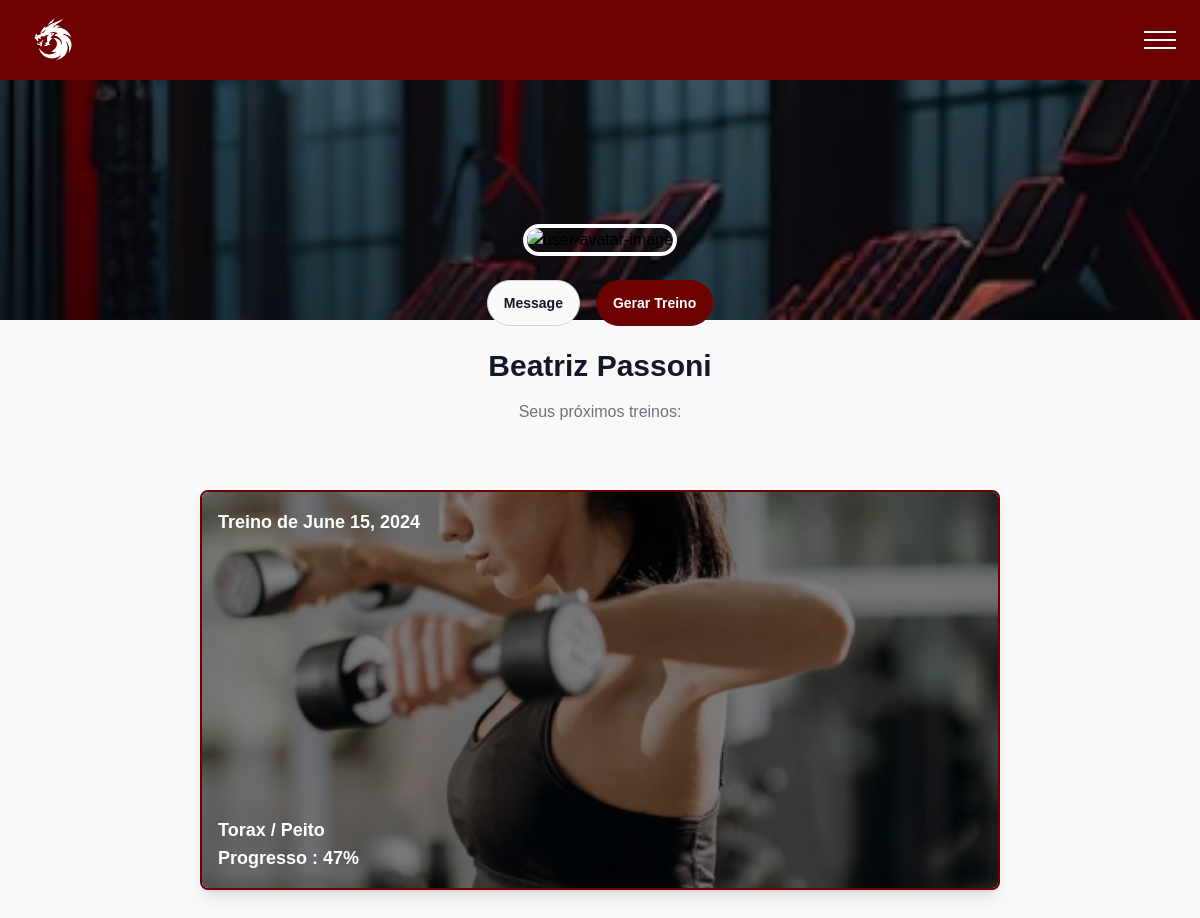
The page /user/default/ (signed in) on the database as committed earlier.
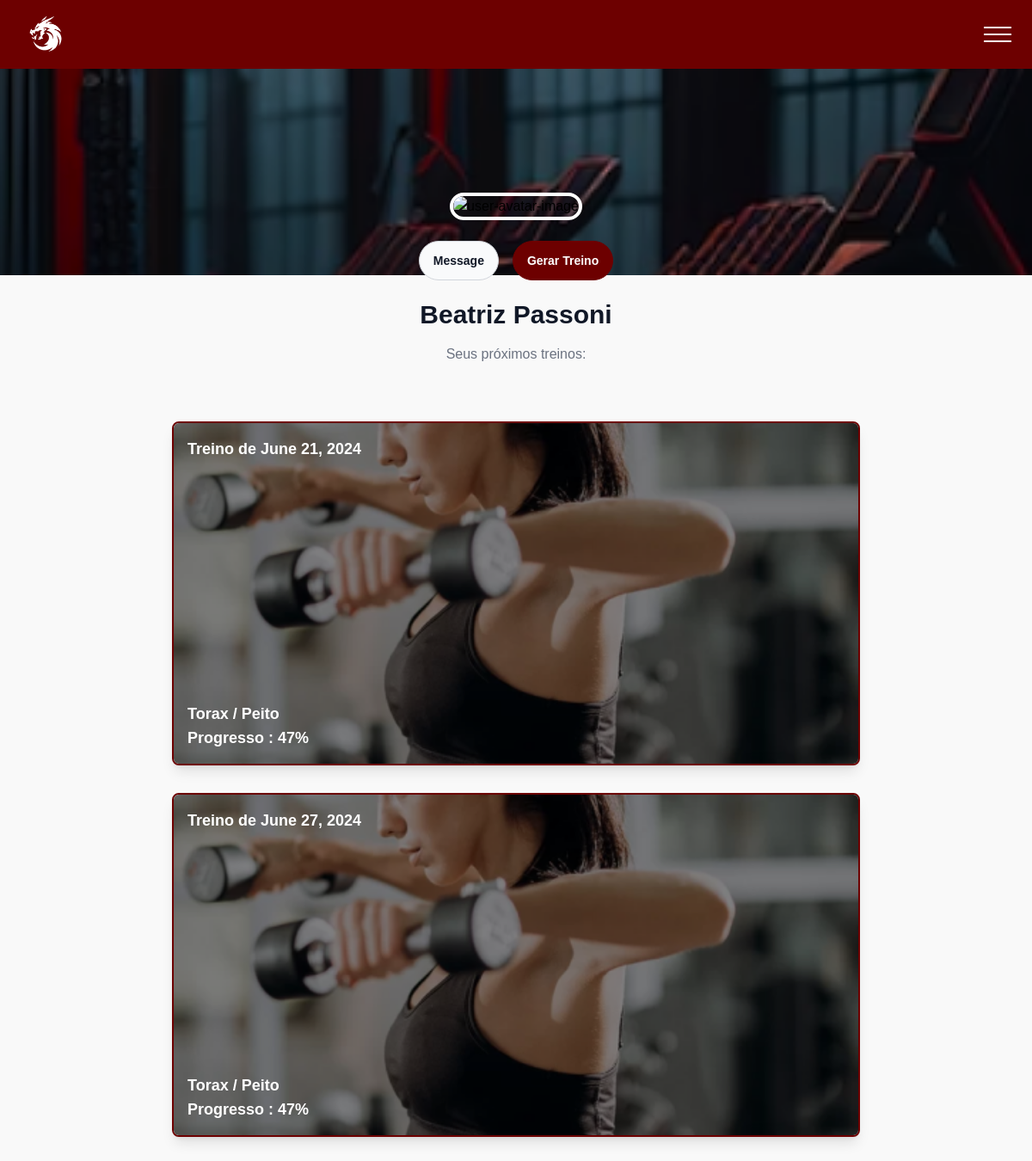
The same page on the database as committed later.
### treino/models.py (models this page shows, shortened)
class Treino(models.Model):
    aluno = models.ForeignKey(Aluno, on_delete=models.CASCADE)
    personal = models.ForeignKey(CustomUser,null=True ,on_delete=models.CASCADE)
    data = models.DateField()
    concluido = models.BooleanField(default=False)
    aceitou = models.BooleanField(default=False, null=True)

### user/views.py (the view)
# urls.py: path('default/', views.default_view, name='default_view'),
def default_view(request):
    if request.user.groups.filter(name='Default').exists():
        aluno = get_object_or_404(Aluno, user=request.user)
        print(Treino.objects.filter(aluno=aluno, concluido=False, aceitou=False).count())
        return render(request, "default.html", context={
            "user" : f"{request.user.nome}",
            "treinos" : Treino.objects.filter(aluno=aluno, concluido=False, aceitou=True),
            "treino_pendente" : Treino.objects.filter(aluno=aluno, concluido=False, aceitou=False).count()
        })
    else:
        return redirect('admin-home')

### TEMPLATES/default.html (shortened to what this page needs)
{% load static %}
<!DOCTYPE html>
<html lang="en">
<head>
</head>
<body>
    <header class="bg-[#6D0000] flex justify-between items-center px-6 py-4">
        <div>
            <img src="{% static 'images/logoLogin.png' %}" alt="Logo" class="h-12">
        </div>
        <div class="space-y-1.5">
            <div class="w-8 h-0.5 bg-white"></div>
            <div class="w-8 h-0.5 bg-white"></div>
            <div class="w-8 h-0.5 bg-white"></div>
        </div>
    </header>
    <section class="relative pt-0 pb-24">
        <img src="{% static 'images/backgroundLogo.png' %}" alt="cover-image" class="w-full h-60 absolute top-0 left-0 z-0 object-cover object-center">
        <div class="w-full max-w-7xl mx-auto px-6 md:px-8 relative z-10 pt-36">
            <div class="flex items-center justify-center mb-6">
                <img src="https://pagedone.io/asset/uploads/1705471668.png" alt="user-avatar-image" class="border-4 border-solid border-white rounded-full">
            </div>
            <div class="flex flex-col sm:flex-row sm:gap-5 items-center justify-center mb-5">
                <div class="flex items-center gap-4">
                    <button
                        class="rounded-full border border-solid border-gray-300 bg-gray-50 py-3 px-4 text-sm font-semibold text-gray-900 shadow-sm shadow-transparent transition-all duration-500 hover:shadow-gray-50 hover:bg-gray-100 hover:border-gray-300">Message</button>
                    <a href="{% url 'aluno-gerar-treino' %}">
                        <button
                            class="rounded-full border border-solid border-[#6D0000] bg-[#6D0000] py-3 px-4 text-sm font-semibold text-white whitespace-nowrap shadow-sm shadow-transparent transition-all duration-500 hover:shadow-gray-200 hover:bg-[#8B0000] hover:border-[#8B0000]">
                            Gerar Treino
                        </button>
                    </a>
                </div>
            </div>
            <h3 class="text-center font-manrope font-bold text-3xl leading-10 text-gray-900 mb-3">{{ user }}</h3>
            <p class="font-normal text-base leading-7 text-gray-500 text-center mb-8">Seus próximos treinos:</p>
        </div>
        <div class="max-w-4xl mx-auto py-8">
            <div class="grid gap-8 justify-items-center">
                {% for treino in treinos %}
                <div class="bg-white rounded-lg shadow-lg overflow-hidden relative border-2" style="height: 25rem; width: 50rem; border-color: #6D0000;">
                    <img src="{% static 'images/elevacao-lateral.png' %}" class="w-full h-full object-cover">
                    <div class="absolute inset-0 bg-black bg-opacity-50 p-4 flex flex-col justify-between">
                        <a href="{% url 'detalhe-treino' treino.id %}"><h2 class="text-lg font-bold text-white">Treino de {{ treino.data }}</h2></a>
                        <div>
                            <h2 class="text-lg font-bold text-white">Torax / Peito</h2>
                            <h2 class="text-lg font-bold text-white">Progresso : 47%</h2>
                        </div>
                    </div>
                </div>
                {% endfor %}
            </div>
        </div>
    </section>
<script src="https://cdn.tailwindcss.com"></script>
</body>
</html>

Rows that differ between the two databases and show on the page:
no longer on this page (row edited): Treino: data "June 15, 2024"
now on this page (row edited): Treino: data "June 21, 2024"
added Treino: data "June 27, 2024"
